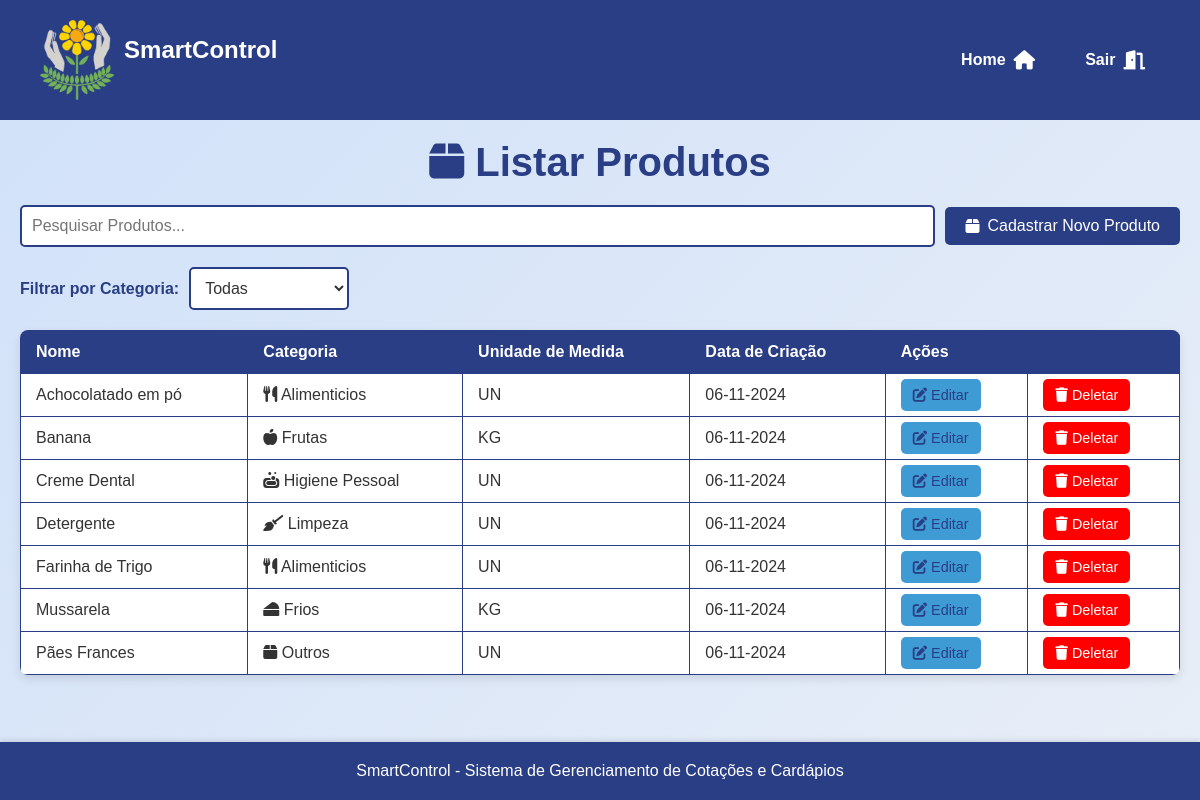
The app's page /assets/view/pages/produto/listarProduto/listarProduto.php (signed in) with its own data.
### tables this page shows
CREATE TABLE `produtos` (
  `id` int(11) NOT NULL,
  `nome` varchar(100) NOT NULL,
  `categoria` varchar(100) DEFAULT NULL,
  `unidade_medida` enum('CX','UN','KG','MC','SC','BDJ','CBÇ') NOT NULL,
  `data_criacao` timestamp NOT NULL DEFAULT current_timestamp()
);

### assets/model/Usuario.php (called while the page is built, shortened)
<?php
abstract class Usuario {
    protected $tipo_usuario;
    public function getTipoUsuario() {
        return $this->tipo_usuario;
    }
}
?>

### assets/model/pdo/DataBase.php (called while the page is built, shortened)
<?php
class Database {
    private $host = 'localhost';
    private $dbname = 'sistema_apae';
    private $username = 'root';
    private $password = '';
    public $conn;
    public function __construct()
    {
        try {
            $this->conn = new PDO("mysql:host=$this->host;dbname=$this->dbname", $this->username, $this->password);
            $this->conn->setAttribute(PDO::ATTR_ERRMODE, PDO::ERRMODE_EXCEPTION);
        } catch (PDOException $exception) {
            echo "Erro na conexão: " . $exception->getMessage();
        }
    }
    public function read($table, $columns = "*", $id = null, $where = null) {
        $sql = "SELECT $columns FROM $table";
        try {
            $stmt = $this->conn->prepare($sql);
            $stmt->execute();
            return $stmt->fetchAll(PDO::FETCH_ASSOC);
        } catch (PDOException $exception) {
            echo "Erro ao ler: " . $exception->getMessage();
            return false;
        }
    }
}
?>

### assets/controller/userController.php (called while the page is built, shortened)
<?php
require_once __DIR__ . '/../model/Usuario.php';
require_once __DIR__ . '/../model/pdo/DataBase.php';
class ControladorUsuarios
{
    private $banco;
    public function __construct() {
        $this->banco = new DataBase;
    }
    public function obterPermissoes($tipo_usuario) {
        $conn = $this->banco->conn;
        $sql = "SELECT * FROM permissoes WHERE tipo_usuario = :tipo_usuario";
        $stmt = $conn->prepare($sql);
        $stmt->bindParam(":tipo_usuario", $tipo_usuario);
        $stmt->execute();
        $permissoes = $stmt->fetch(PDO::FETCH_ASSOC);
        return $permissoes;
    }
}
?>

### assets/model/utils.php (called while the page is built, shortened)
<?php
require_once __DIR__ . "/../controller/userController.php";
function verificarPermissao($tipo_usuario, $acao) {
    $controler = new ControladorUsuarios();
    $permissoes = $controler->obterPermissoes($tipo_usuario);
    return isset($permissoes[$acao]) && $permissoes[$acao] == 1;
}
?>

### assets/controller/produtoController.php (called while the page is built, shortened)
<?php
require_once __DIR__ . '/../model/pdo/DataBase.php';
require_once __DIR__ .'/../model/Produto.php';
class ControladorProdutos{
    private $bd;
    public function __construct() {
        $this->bd = new Database();
    }
    public function verProdutos(){
        $todosProdutos = $this->bd->read("produtos");
        $arr = [];
        foreach($todosProdutos as $produto){
            $novoProduto = new Produto($produto['id'], $produto['nome'], $produto['categoria'], $produto['data_criacao']);
            $novoProduto->setUnidadeMedida($produto['unidade_medida']);
            $arr[] = $novoProduto;
        }
        return $arr;
    }
}
?>

### assets/model/Produto.php (called while the page is built, shortened)
<?php
class Produto {
    private $id;
    private $nome;
    private $categoria;
    private $dt_criacao;
    private $unidade_medida;
    public function __construct($id, $nome, $categoria, $dt_criacao) {
        $this->id = $id;
        $this->nome = $nome;
        $this->categoria = $categoria;
        $this->dt_criacao = $dt_criacao;
    }
    public function getId() {
        return $this->id;
    }
    public function getNome() {
        return $this->nome;
    }
    public function getCategoria() {
        return $this->categoria;
    }
    public function getUnidadeMedida() {
        return $this->unidade_medida;
    }
    public function setUnidadeMedida($unidade_medida) {
        $this->unidade_medida = $unidade_medida;
    }
    public function getDtCriacao() {
        return $this->dt_criacao;
    }
}
?>

### assets/view/pages/produto/listarProduto/listarProduto.php (the view, shortened to what this page needs)
<?php
require_once __DIR__ . "/../../../../controller/produtoController.php";
require_once __DIR__ . "/../../../../controller/userController.php";
require_once __DIR__ . "/../../../../controller/pageController.php";
require_once __DIR__ . "/../../../../model/utils.php";
$controler = new ControladorProdutos();
$user = $_SESSION['user'];
$tipo_usuario = $user->getTipoUsuario();
$podeGerenciarProdutos = verificarPermissao($tipo_usuario, 'gerenciar_produtos');
?>
<!DOCTYPE html>
<html lang="pt-BR">
<head>
    <link rel="stylesheet" href="../../styles/ListarStyle.css">
    <link rel="stylesheet" href="https://cdnjs.cloudflare.com/ajax/libs/font-awesome/6.0.0-beta3/css/all.min.css">
</head>
<body>
    <main>
        <h1>  <i class="fas fa-box"></i> Listar Produtos</h1>
        <section class="search">
            <input
                type="text"
                id="search-input"
                name="search"
                placeholder="Pesquisar Produtos..."
                onkeyup="searchProducts()"
                aria-label="Pesquisar produtos"
            >
            <section class="add-product">
                <?php if ($podeGerenciarProdutos): ?>
                    <a href="../cadastroProduto/cadProduto.php" class="add-product-btn" aria-label="Cadastrar novo produto">
                    <i class="fas fa-box"></i> Cadastrar Novo Produto
                    </a>
                <?php endif; ?>
            </section>
        </section>
        <section class="filter">
            <label for="categoria" class="filter-label">Filtrar por Categoria:</label>
            <select id="categoria" name="categoria" onchange="filterProductsBySelect()" aria-label="Filtrar produtos por categoria">
                <option value="">Todas</option>
            </select>
        </section>
        <table aria-label="Tabela de produtos">
            <thead>
                <tr>
                    <th scope="col">Nome</th>
                    <th scope="col">Categoria</th>
                    <th scope="col">Unidade de Medida</th>
                    <th scope="col">Data de Criação</th>
                    <?php if ($podeGerenciarProdutos): ?>
                        <th scope="col" colspan="2">Ações</th>
                    <?php endif; ?>
                </tr>
            </thead>
            <tbody id="product-table-body">
                <?php
                $produtos = $controler->verProdutos();
                usort($produtos, function($a, $b) {
                    return strcmp($a->getNome(), $b->getNome());
                });
                if ($produtos) {
                    foreach ($produtos as $produto) {
                        $dataCriacao = date('d-m-Y', strtotime($produto->getDtCriacao()));
                        $iconeCategoria = '';
                        switch (strtolower($produto->getCategoria())) {
                            case 'frutas':
                                $iconeCategoria = '<i class="fas fa-apple-alt"></i>';
                                break;
                            case 'higiene pessoal':
                                $iconeCategoria = '<i class="fas fa-soap"></i>';
                                break;
                            case 'limpeza':
                                $iconeCategoria = '<i class="fas fa-broom"></i>';
                                break;
                            case 'frios':
                                $iconeCategoria = '<i class="fas fa-cheese"></i>';
                                break;
                            case 'alimenticios':
                                $iconeCategoria = '<i class="fas fa-utensils"></i>';
                                break;
                            case 'outros':
                                $iconeCategoria = '<i class="fas fa-box"></i>';
                                break;
                        }
                        echo "<tr>";
                        echo "<td>{$produto->getNome()}</td>";
                        echo "<td>{$iconeCategoria} {$produto->getCategoria()}</td>";
                        echo "<td>{$produto->getUnidadeMedida()}</td>";
                        echo "<td>{$dataCriacao}</td>";
                        if ($podeGerenciarProdutos) {
                            echo "<td><a href='../editarProduto/editProduto.php?id={$produto->getId()}' class='acao-editar' aria-label='Editar produto {$produto->getNome()}'><i class='fas fa-edit'></i> Editar</a></td>";
                            echo "<td><a href='#' class='acao-deletar' onclick='confirmDelete({$produto->getId()}, \"{$produto->getNome()}\")' aria-label='Deletar produto {$produto->getNome()}'><i class='fas fa-trash'></i> Deletar</a></td>";
                        }
                        echo "</tr>";
                    }
                } else {
                    echo "<tr><td colspan='4'>Nenhum produto encontrado.</td></tr>";
                }
                ?>
            </tbody>
        </table>
    </main>
</body>
</html>

### assets/view/pages/styles/ListarStyle.css (style rules this page uses)
h1 { font-size: 2.5rem; color: var(--darkblue); text-align: center; margin-bottom: 20px; }
.search { display: flex; justify-content: space-between; align-items: center; margin-bottom: 20px; gap: 10px; }
#search-input { flex: 1; padding: 10px; font-size: 1rem; border: 2px solid var(--darkblue); border-radius: 5px; outline: none; transition: border-color 0.3s ease; }
.add-product-btn, .add-user-btn, .add-quote-btn { display: inline-flex; align-items: center; gap: 8px; padding: 10px 20px; background-color: var(--darkblue); color: var(--white); border-radius: 5px; text-decoration: none; font-size: 1rem; transition: background-color 0.3s ease, transform 0.2s ease; }
table { width: 100%; border-collapse: collapse; margin: 20px 0; font-size: 1rem; text-align: left; background-color: var(--white); border-radius: 8px; overflow: hidden; box-shadow: 0 4px 10px rgba(0, 0, 0, 0.1); }
table thead tr { background-color: var(--darkblue); color: var(--white); font-weight: bold; }
table th, table td { padding: 12px 15px; border: 1px solid var(--darkblue); }
.acao-editar, .acao-deletar { padding: 8px 12px; border-radius: 5px; text-decoration: none; font-size: 0.9rem; transition: background-color 0.3s ease, transform 0.2s ease; }
.acao-editar { background-color: var(--lightblue); color: var(--darkblue); }
.acao-deletar { background-color: var(--red); color: var(--white); }
.filter { display: flex; align-items: center; gap: 10px; }
.filter-label { font-size: 1rem; color: var(--darkblue); font-weight: bold; }
#categoria, #tipo-usuario, #ramo { padding: 10px; font-size: 1rem; border: 2px solid var(--darkblue); border-radius: 5px; background-color: var(--white); color: var(--darkgray); transition: border-color 0.3s ease; }

### assets/view/pages/global.css (style rules this page uses)
* { margin: 0; padding: 0; box-sizing: border-box; font-family: 'Arial', sans-serif; }
:root { --yellow: #fbde04; --lightyellow: #f9e79f; --lightgray: #bebcaf; --orange: #fdb813; --darkblue: #2a3e85; --green: #65b560; --lightblue: #3e9bd4; --superlightblue: #d0e1f9; --red: #ff0000; --darkred: #c9302c; --white: #ffffff; --black: #000000; --darkgray: #333333; --lightwhite:#e8eef7; --superdarkblue: #324a89; --gray: #555555; }
body { font-family: 'Arial', sans-serif; display: flex; flex-direction: column; min-height: 100vh; margin: 0; background: linear-gradient(135deg, var(--superlightblue) 0%, var(--lightwhite) 100%); color: var(--darkgray); }
main { flex: 1; display: flex; flex-direction: column; justify-content: flex-start; padding: 20px; }

### records on screen
produtos: nome "Achocolatado em pó", categoria "Alimenticios", unidade_medida "UN", data_criacao "06-11-2024"
produtos: nome "Banana", categoria "Frutas", unidade_medida "KG", data_criacao "06-11-2024"
produtos: nome "Creme Dental", categoria "Higiene Pessoal", unidade_medida "UN", data_criacao "06-11-2024"
produtos: nome "Detergente", categoria "Limpeza", unidade_medida "UN", data_criacao "06-11-2024"
produtos: nome "Farinha de Trigo", categoria "Alimenticios", unidade_medida "UN", data_criacao "06-11-2024"
produtos: nome "Mussarela", categoria "Frios", unidade_medida "KG", data_criacao "06-11-2024"
produtos: nome "Pães Frances", categoria "Outros", unidade_medida "UN", data_criacao "06-11-2024"
